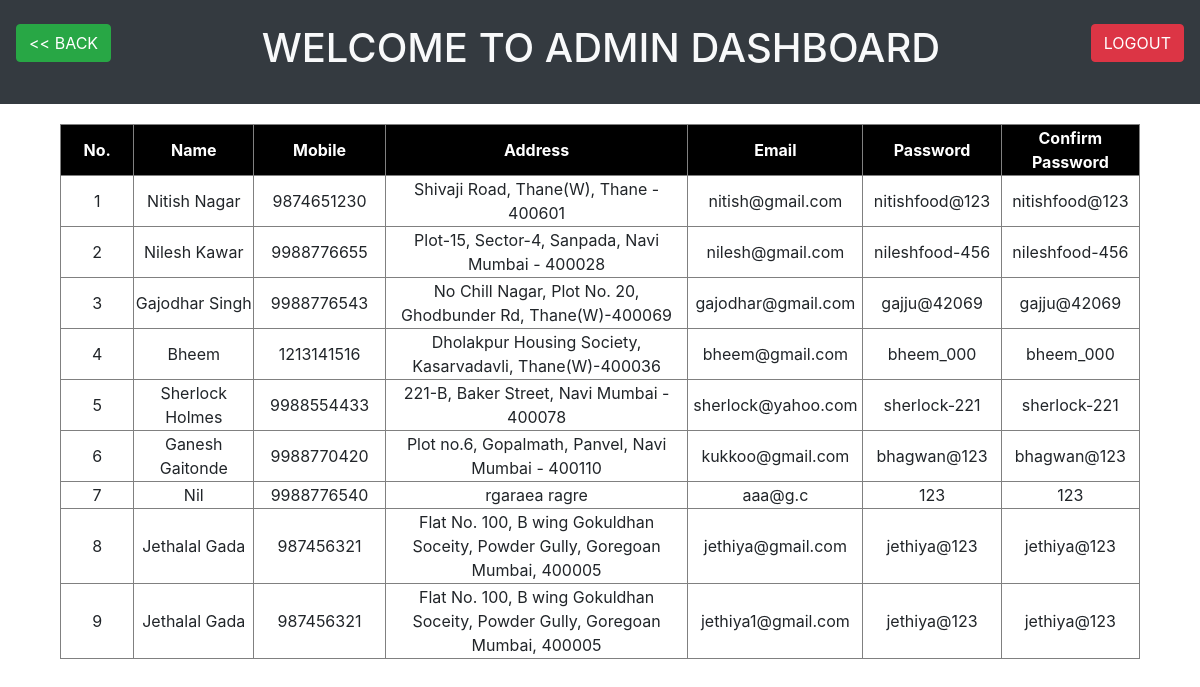
The page /admin/customerdb.php on the database its author committed.
### tables this page shows
CREATE TABLE `user` (
  `id` int(11) NOT NULL,
  `name` varchar(200) NOT NULL,
  `mobile` varchar(200) NOT NULL,
  `address` varchar(200) NOT NULL,
  `email` varchar(200) NOT NULL,
  `password` varchar(200) NOT NULL,
  `cpassword` varchar(200) NOT NULL
);

### admin/customerdb.php (the view, shortened to what this page needs)
<!DOCTYPE html>
<html>
<head>
	<link rel="stylesheet" type="text/css" href="bootstrap/css/bootstrap.min.css">
</head>
<body>
	<div align="center" class="bg-dark text-light pt-4 pb-4">
		<a href="../logout.php"><button style="float: right;" class="btn btn-danger mr-3">LOGOUT</button></a>
		<a href="admindash.php"><button style="float: left;" class="btn btn-success ml-3"><< BACK</button></a>
		<h1>WELCOME TO ADMIN DASHBOARD</h1>
	</div>
	<table align="center" border="1" width="90%" style="margin-top: 20px;" class="mb-5">
		<tr style="background-color: black; color: white;" align="center">
			<th width="100">No.</th>
			<th width="150">Name</th>
			<th width="150">Mobile</th>
			<th width="400">Address</th>
			<th width="180">Email</th>
			<th width="150">Password</th>
			<th width="150">Confirm Password</th>
		</tr>
		<?php
			include('../dbcon.php');
			$query = "SELECT * FROM `user` ";
			$run = mysqli_query($conn, $query);
			if (mysqli_num_rows($run) < 1)
	        {
	        	echo "<tr><td colspan='5' align='center'>No data found</td><tr>";
	        }
			else
			{
				$count = 0;
				while ($data = mysqli_fetch_assoc($run))
				{
					$count++;
					?>
					<tr align="center">
						<td> <?php echo $count; ?> </td>
						<td> <?php echo $data['name']; ?> </td>
						<td> <?php echo $data['mobile']; ?> </td>
						<td> <?php echo $data['address']; ?> </td>
						<td> <?php echo $data['email']; ?> </td>
						<td> <?php echo $data['password']; ?> </td>
						<td> <?php echo $data['cpassword']; ?> </td>
					</tr>
					<?php
				}
			}
    	?>
    </table>
</body>
</html>

### rows shown on the page
user: name "Nitish Nagar", mobile "9874651230", address "Shivaji Road, Thane(W), Thane - 400601", email "nitish@gmail.com", password "nitishfood@123", cpassword "nitishfood@123"
user: name "Nilesh Kawar", mobile "9988776655", address "Plot-15, Sector-4, Sanpada, Navi Mumbai - 400028", email "nilesh@gmail.com", password "nileshfood-456", cpassword "nileshfood-456"
user: name "Gajodhar Singh", mobile "9988776543", address "No Chill Nagar, Plot No. 20, Ghodbunder Rd, Thane(W)-400069", email "gajodhar@gmail.com", password "gajju@42069", cpassword "gajju@42069"
user: name "Bheem", mobile "1213141516", address "Dholakpur Housing Society, Kasarvadavli, Thane(W)-400036", email "bheem@gmail.com", password "bheem_000", cpassword "bheem_000"
user: name "Sherlock Holmes", mobile "9988554433", address "221-B, Baker Street, Navi Mumbai - 400078", email "sherlock@yahoo.com", password "sherlock-221", cpassword "sherlock-221"
user: name "Ganesh Gaitonde", mobile "9988770420", address "Plot no.6, Gopalmath, Panvel, Navi Mumbai - 400110", email "kukkoo@gmail.com", password "bhagwan@123", cpassword "bhagwan@123"
user: name "Nil", mobile "9988776540", address "rgaraea ragre", email "aaa@g.c", password "123", cpassword "123"
user: name "Jethalal Gada", mobile "987456321", address "Flat No. 100, B wing Gokuldhan Soceity, Powder Gully, Goregoan Mumbai, 400005", email "jethiya@gmail.com", password "jethiya@123", cpassword "jethiya@123"
user: name "Jethalal Gada", mobile "987456321", address "Flat No. 100, B wing Gokuldhan Soceity, Powder Gully, Goregoan Mumbai, 400005", email "jethiya1@gmail.com", password "jethiya@123", cpassword "jethiya@123"
